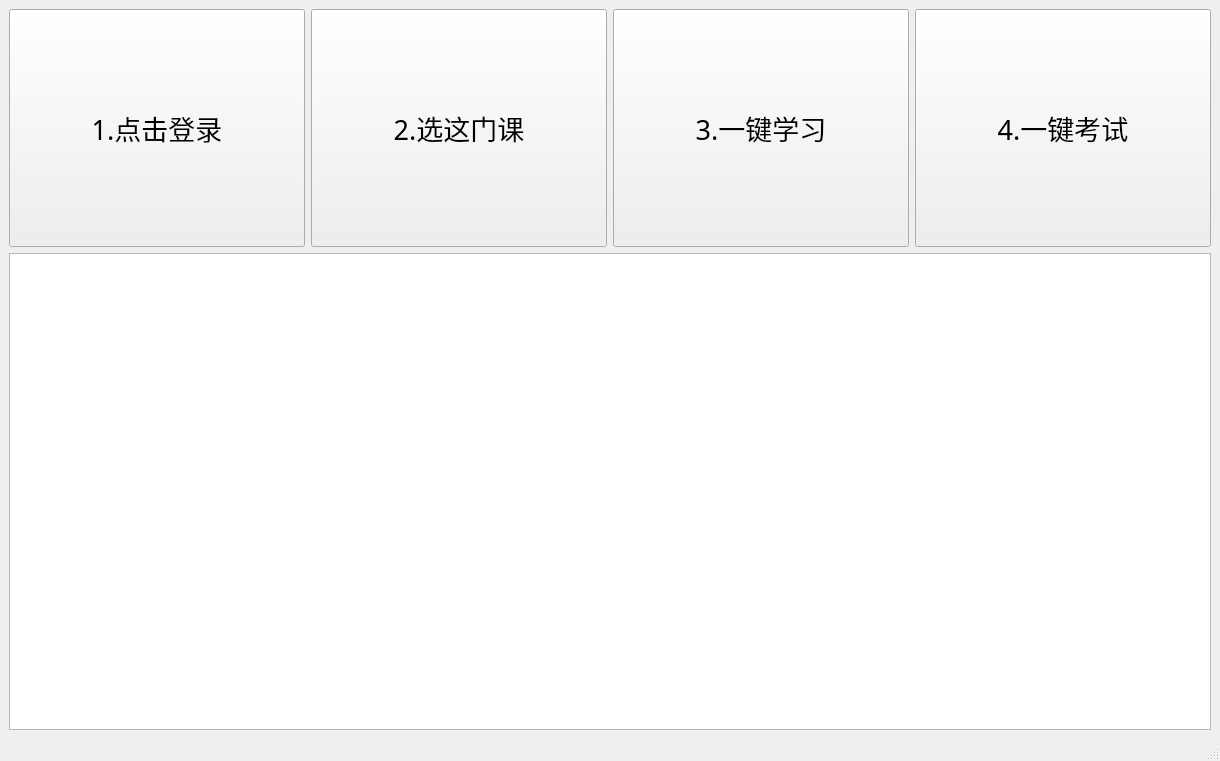
<?xml version="1.0" encoding="UTF-8"?>
<ui version="4.0">
 <class>MainWindow</class>
 <widget class="QMainWindow" name="MainWindow">
  <property name="geometry">
   <rect>
    <x>0</x>
    <y>0</y>
    <width>1220</width>
    <height>761</height>
   </rect>
  </property>
  <property name="windowTitle">
   <string>MainWindow</string>
  </property>
  <widget class="QWidget" name="centralwidget">
   <property name="styleSheet">
    <string notr="true"/>
   </property>
   <layout class="QGridLayout" name="gridLayout">
    <item row="0" column="0">
     <layout class="QVBoxLayout" name="verticalLayout" stretch="1,2">
      <item>
       <layout class="QHBoxLayout" name="horizontalLayout" stretch="0,0,0,0,0">
        <property name="topMargin">
         <number>0</number>
        </property>
        <item>
         <widget class="QPushButton" name="pushButton">
          <property name="sizePolicy">
           <sizepolicy hsizetype="Expanding" vsizetype="Expanding">
            <horstretch>0</horstretch>
            <verstretch>0</verstretch>
           </sizepolicy>
          </property>
          <property name="font">
           <font>
            <family>Microsoft YaHei</family>
            <pointsize>20</pointsize>
           </font>
          </property>
          <property name="text">
           <string>1.点击登录</string>
          </property>
         </widget>
        </item>
        <item>
         <widget class="QPushButton" name="pushButton_2">
          <property name="sizePolicy">
           <sizepolicy hsizetype="Expanding" vsizetype="Expanding">
            <horstretch>0</horstretch>
            <verstretch>0</verstretch>
           </sizepolicy>
          </property>
          <property name="font">
           <font>
            <family>Microsoft YaHei</family>
            <pointsize>20</pointsize>
           </font>
          </property>
          <property name="text">
           <string>2.选这门课</string>
          </property>
         </widget>
        </item>
        <item>
         <widget class="QPushButton" name="pushButton_3">
          <property name="sizePolicy">
           <sizepolicy hsizetype="Expanding" vsizetype="Expanding">
            <horstretch>0</horstretch>
            <verstretch>0</verstretch>
           </sizepolicy>
          </property>
          <property name="font">
           <font>
            <family>Microsoft YaHei</family>
            <pointsize>20</pointsize>
           </font>
          </property>
          <property name="text">
           <string>3.一键学习</string>
          </property>
         </widget>
        </item>
        <item>
         <widget class="QPushButton" name="pushButton_4">
          <property name="sizePolicy">
           <sizepolicy hsizetype="Expanding" vsizetype="Expanding">
            <horstretch>0</horstretch>
            <verstretch>0</verstretch>
           </sizepolicy>
          </property>
          <property name="font">
           <font>
            <family>Microsoft YaHei</family>
            <pointsize>20</pointsize>
           </font>
          </property>
          <property name="text">
           <string>4.一键考试</string>
          </property>
         </widget>
        </item>
        <item>
         <layout class="QHBoxLayout" name="horizontalLayout_2"/>
        </item>
       </layout>
      </item>
      <item>
       <widget class="QTextBrowser" name="textBrowser"/>
      </item>
     </layout>
    </item>
   </layout>
  </widget>
  <widget class="QMenuBar" name="menubar">
   <property name="geometry">
    <rect>
     <x>0</x>
     <y>0</y>
     <width>1220</width>
     <height>26</height>
    </rect>
   </property>
  </widget>
  <widget class="QStatusBar" name="statusbar"/>
 </widget>
 <resources/>
 <connections/>
</ui>
